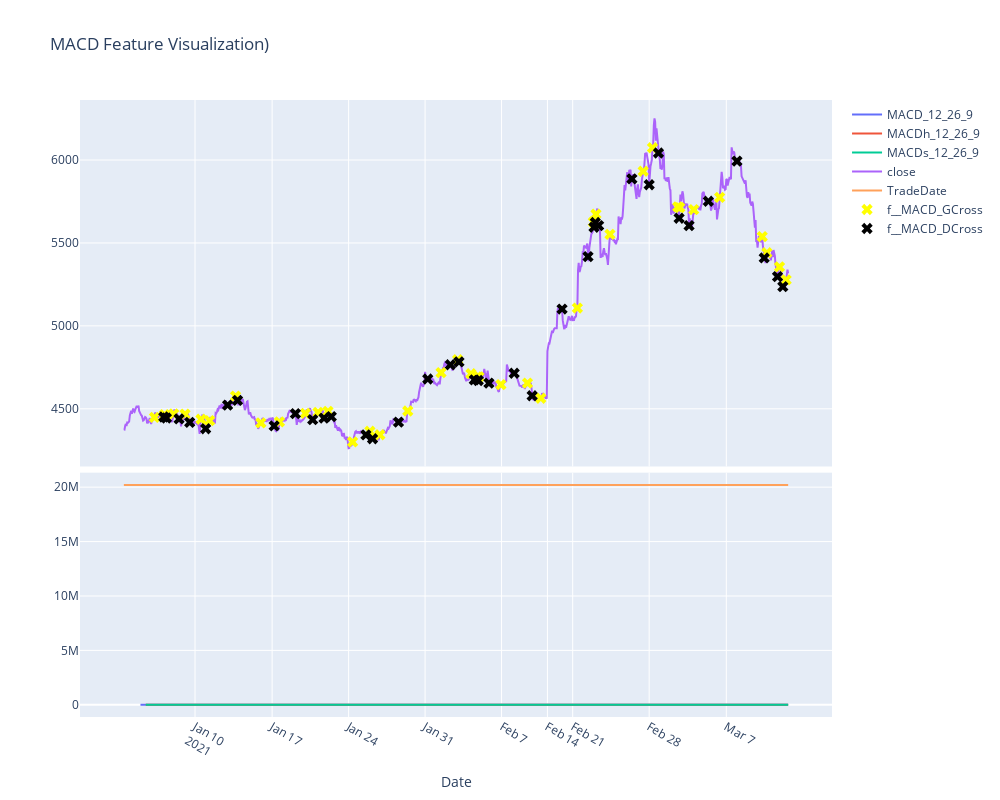

The notebook cell saved with this chart:
### Code cell
import utils
from plotly.subplots import make_subplots
import plotly.graph_objects as go
N=6
df = big.ta.macd(fast=12, slow=26, signal=9, offset=0)
df['close'] = big.close.values
df['TradeDate'] = big['TradeDate'].values
# df['f__RSI_LSDeviate'] = df.eval(f'rsi_{N} - rsi_4{N}')
df['f__MACD_GCross'] = np.where((df['MACDh_12_26_9'] > 0) & (df['MACDh_12_26_9'].shift(1) < 0) , df['close'], np.nan)
df['f__MACD_DCross'] = np.where((df['MACDh_12_26_9'] < 0) & (df['MACDh_12_26_9'].shift(1) > 0) , df['close'], np.nan)
display(df)
df = df.head(1000)

fig = make_subplots(rows=2, cols=1, shared_xaxes=True, vertical_spacing=0.01, row_heights=[0.6,0.4])
for col in df.columns:
    if 'close' in col:
        fig.add_trace(go.Scatter(x=df.index, y=df[col], name=col), row=1, col=1)
    elif 'GCross' in col:
        fig.add_trace(go.Scatter(x=df.index, y=df[col], name=col, mode='markers', marker=dict(size=10, symbol='x', color='yellow')), row=1, col=1)
    elif 'DCross' in col:
        fig.add_trace(go.Scatter(x=df.index, y=df[col], name=col, mode='markers', marker=dict(size=10, symbol='x', color='black')), row=1, col=1)
    else:
        fig.add_trace(go.Scatter(x=df.index, y=df[col], name=col), row=2, col=1)
fig.update_xaxes(
    title_text='Date', 
    rangebreaks=[dict(values=utils.GetBreaks(df, '15min'), dvalue=900000)],
    row=2, col=1
)
fig.update_layout(
    title=f'MACD Feature Visualization)',
    autosize=False, width=1000, height=800,
    yaxis=dict(autorange=True, fixedrange=False),
    showlegend=True,
)
fig.show()

### Figure 1 — Plotly figure (JSON) as saved in the notebook; plotly's stock layout.template omitted (floating-point values rounded to 4 significant figures; data arrays with more than 128 entries replaced by an {"elided": "..."} marker saying what was removed)
{"data": [{"name": "MACD_12_26_9", "type": "scatter", "x": {"elided": "1000 str values"}, "xaxis": "x2", "y": {"elided": "1000 float values"}, "yaxis": "y2"}, {"name": "MACDh_12_26_9", "type": "scatter", "x": {"elided": "1000 str values"}, "xaxis": "x2", "y": {"elided": "1000 float values"}, "yaxis": "y2"}, {"name": "MACDs_12_26_9", "type": "scatter", "x": {"elided": "1000 str values"}, "xaxis": "x2", "y": {"elided": "1000 float values"}, "yaxis": "y2"}, {"name": "close", "type": "scatter", "x": {"elided": "1000 str values"}, "xaxis": "x", "y": {"elided": "1000 float values"}, "yaxis": "y"}, {"name": "TradeDate", "type": "scatter", "x": {"elided": "1000 str values"}, "xaxis": "x2", "y": {"elided": "1000 int values"}, "yaxis": "y2"}, {"marker": {"color": "yellow", "size": 10, "symbol": "x"}, "mode": "markers", "name": "f__MACD_GCross", "type": "scatter", "x": {"elided": "1000 str values"}, "xaxis": "x", "y": {"elided": "1000 float values"}, "yaxis": "y"}, {"marker": {"color": "black", "size": 10, "symbol": "x"}, "mode": "markers", "name": "f__MACD_DCross", "type": "scatter", "x": {"elided": "1000 str values"}, "xaxis": "x", "y": {"elided": "1000 float values"}, "yaxis": "y"}], "layout": {"autosize": false, "height": 800, "showlegend": true, "title": {"text": "MACD Feature Visualization)"}, "width": 1000, "xaxis": {"anchor": "y", "domain": [0, 1], "matches": "x2", "showticklabels": false}, "xaxis2": {"anchor": "y2", "domain": [0, 1], "rangebreaks": [{"dvalue": 900000, "values": {"elided": "5386 str values"}}], "title": {"text": "Date"}}, "yaxis": {"anchor": "x", "autorange": true, "domain": [0.406, 1], "fixedrange": false}, "yaxis2": {"anchor": "x2", "domain": [0, 0.396]}}}
